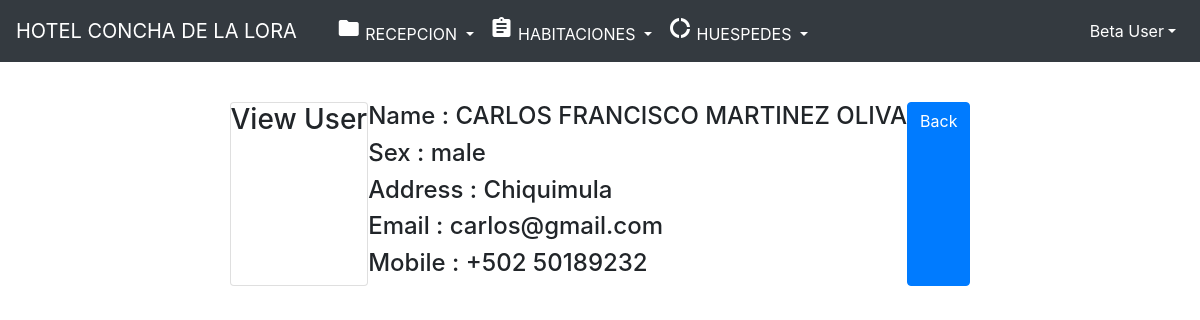
/user/viewuser/183, run on the app's committed database.
### tables this page shows
CREATE TABLE `usertable` (
  `id` int(11) NOT NULL,
  `name` varchar(50) NOT NULL,
  `sex` varchar(10) NOT NULL,
  `username` varchar(32) NOT NULL,
  `password` varchar(32) NOT NULL,
  `mobile` varchar(15) NOT NULL,
  `address` varchar(50) NOT NULL,
  `email` varchar(50) NOT NULL,
  `image` varchar(50) NOT NULL
);

### application/controllers/User.php (called while the page is built, shortened)
<?php
class user extends  CI_Controller{
    public function viewuser($userid = "")
    {
       $this->load->view('template/inc/header.php');
	   $data['userdata'] = $this->HomeModel->getsingleuser($userid);
       $this->load->view('template/home/viewuser.php',$data);
       $this->load->view('template/inc/footer.php');
    }
}

### index.php (called while the page is built, shortened)
<?php
require_once BASEPATH.'core/CodeIgniter.php';

### application/models/HomeModel.php (called while the page is built, shortened)
<?php
    class HomeModel extends  CI_Model{
        public function __construct()
        {
            $this->db = $this->load->database("default",TRUE);
        }
        public function getsingleuser($userid)
        {
            $this->db->where('id', $userid);
            $result = $this->db->get('usertable');
            return $result->result_array();
        }
    }
?>

### application/views/template/home/viewuser.php (the view)
<div class="row" style="margin-top: 40px;">
    <div class="card">
		<h3 >View User</h3>
	</div>
	<div class="well">
		<h4>Name : <?php echo $userdata[0]['name']; ?></h4>
		<h4>Sex : <?php echo $userdata[0]['sex']; ?></h4>
		<h4>Address : <?php echo $userdata[0]['address']; ?></h4>
		<h4>Email : <?php echo $userdata[0]['email']; ?></h4>
		<h4>Mobile : <?php echo $userdata[0]['mobile']; ?></h4>
	</div>
	<a href="<?php echo site_url("Home"); ?>" class="btn btn-primary">Back</a>
</div>

### data on the page
usertable: name "CARLOS FRANCISCO MARTINEZ OLIVA", sex "male", address "Chiquimula", email "carlos@gmail.com", mobile "+502 50189232"
